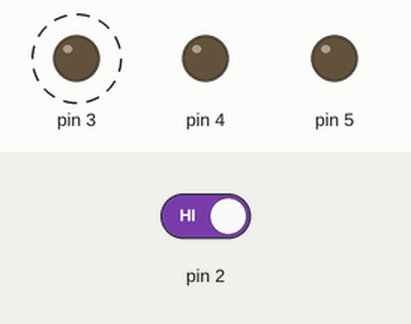
Bench run of a sketch on a simulated Arduino Uno, built with avr-gcc and run on an emulated ATmega328P. Parts: output pins drawn as LEDs (lit = HIGH). Dashed ring = blinking. Inputs (shaded band) come from the test bench; at power-on: pin 2 HIGH.

Above: at 1.85 s.
1.9 s: pin 2 driven LOW
At 2.2 s:
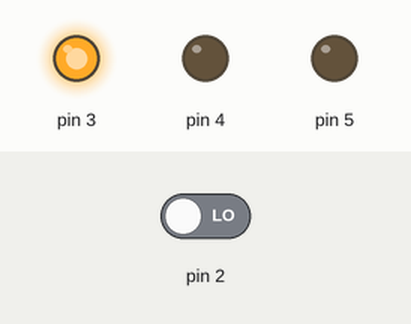
At 5.1 s:
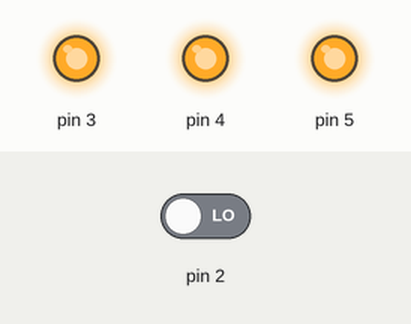
5.4 s: pin 2 driven HIGH
At 5.52 s:
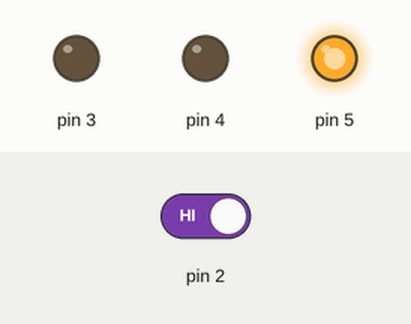
Timing chart, 0 to 14.9 s (numbered marks = the images above; inputs shaded):
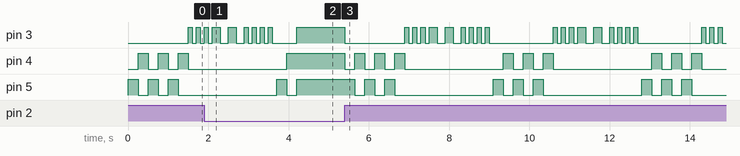

Measured:
- after the input at 1.9 s, pin 4: goes on until 4.0 s, then stays HIGH; pin 5: goes on until 4.2 s, then stays HIGH
- after the input at 5.4 s, pin 3: HIGH → LOW at once, then repeats every 3.7 s: 3 × (HIGH 0.10 s, LOW 0.10 s), 2 × (HIGH 0.20 s, LOW 0.20 s), 3 × (HIGH 0.10 s, LOW 0.10 s), HIGH 0.10 s, LOW 1.6 s; pin 4: HIGH → LOW at once, then repeats every 3.7 s: 2 × (HIGH 0.25 s, LOW 0.25 s), HIGH 0.25 s, LOW 2.5 s
- by itself, pin 4: alternates HIGH for 0.25 s and LOW for 0.25 s
- by itself, pin 5: alternates HIGH for 0.25 s and LOW for 0.25 s, 6 changes in all, then stays LOW

The sketch:

spaceship_interface.ino
```cpp
int switchState = 0;
int iCounter=0;

void setup() {
  pinMode(3,OUTPUT);
  pinMode(4,OUTPUT);
  pinMode(5,OUTPUT);
  pinMode(2,INPUT);
}

void loop() {
  switchState = digitalRead(2);

  if (switchState == LOW) {
    //Resets counter so it runs 3 passes between each button press
    iCounter=0;
    digitalWrite(3, HIGH);
    digitalWrite(4, HIGH);
    digitalWrite(5, HIGH);
  }
  else {
    digitalWrite(3, LOW);
    digitalWrite(4, LOW);
    if (iCounter==3){sosAlert();}

    digitalWrite(4, LOW);
    digitalWrite(5, HIGH);
    delay(250);
    digitalWrite(4, HIGH);
    digitalWrite(5, LOW);
    delay(250);
    iCounter+=1;
  }
}

//Triggers SOS on green led
void sosAlert() {
  //S
    digitalWrite(3, HIGH);
    blinkDelayS();
    digitalWrite(3, LOW);
    blinkDelayS();

    digitalWrite(3, HIGH);
    blinkDelayS();
    digitalWrite(3, LOW);
    blinkDelayS();

    digitalWrite(3, HIGH);
    blinkDelayS();
    digitalWrite(3, LOW);
    blinkDelayS();

    //O
    digitalWrite(3, HIGH);
    blinkDelayO();
    digitalWrite(3, LOW);
    blinkDelayO();

    digitalWrite(3, HIGH);
    blinkDelayO();
    digitalWrite(3, LOW);
    blinkDelayO();

    digitalWrite(3, HIGH);
    blinkDelayS();
    digitalWrite(3, LOW);
    blinkDelayS();

    //S
    digitalWrite(3, HIGH);
    blinkDelayS();
    digitalWrite(3, LOW);
    blinkDelayS();

    digitalWrite(3, HIGH);
    blinkDelayS();
    digitalWrite(3, LOW);
    blinkDelayS();

    digitalWrite(3, HIGH);
    blinkDelayS();
    digitalWrite(3, LOW);
    blinkDelayS();

    //Resets counter
    iCounter=0;
}

void blinkDelayS(){delay(100);}

void blinkDelayO(){delay(200);}
```
